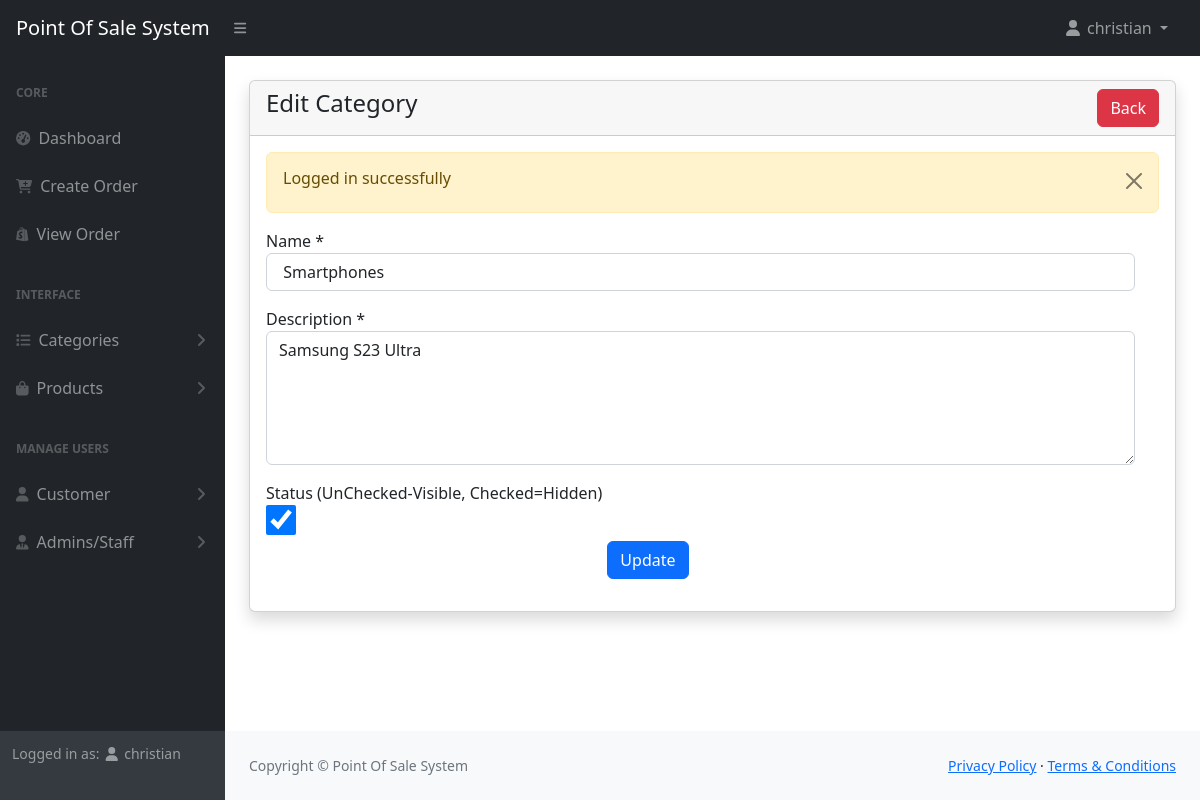
/admin/categories-edit.php?id=2 (signed in), run on the app's committed database.
### tables this page shows
CREATE TABLE `categories` (
  `id` int(20) NOT NULL,
  `name` varchar(191) NOT NULL,
  `description` mediumtext DEFAULT NULL,
  `status` tinyint(1) NOT NULL DEFAULT 0 COMMENT '0=visible,1=hidden'
);

### admin/categories-edit.php (the view, shortened to what this page needs)
<?php include('includes/header.php'); ?>
    <div class="container-fluid px-4">
        <div class="card mt-4 shadow">
            <div class="card-header">
                <h4 class="mb-0">Edit Category
                    <a href="categories.php" class="btn btn-danger float-end">Back</a>
                </h4>
            </div>
            <div class="card-body">
                <form action="code.php" method="POST">
                    <?php
                    $paramValue = checkParamId('id');
                    $category = getById('categories', $paramValue);
                    if ($category['status'] == 200) {
                    ?>
                        <div class="row col-md-12">
                            <div class="col-md-12 mb-3">
                                <label for="">Name *</label>
                                <input type="text" name="name" value=" <?=$category['data']['name'];   ?>" required class="form-control" />
                            </div>
                            <div class="col-md-12 mb-3">
                                <label for="">Description *</label>
                                <textarea name="description" class="form-control" id="" cols="3" rows="5"><?=$category['data']['description'];   ?></textarea>
                            </div>
                            <div class="col-md-12">
                                <label>Status (UnChecked-Visible, Checked=Hidden)</label>
                                <br />
                                <input type="checkbox" name="status" <?= $category['data']['status'] == true ? 'checked':'';   ?> style="width:30px;height:30px;" ;/>
                            </div>
                            <br />
                            <div class="col-md-6 mb-3 text-end">
                                <button type="submit" name="updateCategory" class="btn btn-primary">Update</button>
                            </div>
                        </div>
                    <?php
                    } else {
                        echo '<h5>'.$category['message'].'</h5>';
                    }
                    ?>
                </form>
            </div>
        </div>
    </div>
<?php include('includes/footer.php'); ?>

### data on the page
categories: name "Smartphones", description "Samsung S23 Ultra", status "☑"

### other printed values
$_SESSION['loggedInUser']['name'] "christian"
$_SESSION['status'] "Logged in successfully"
